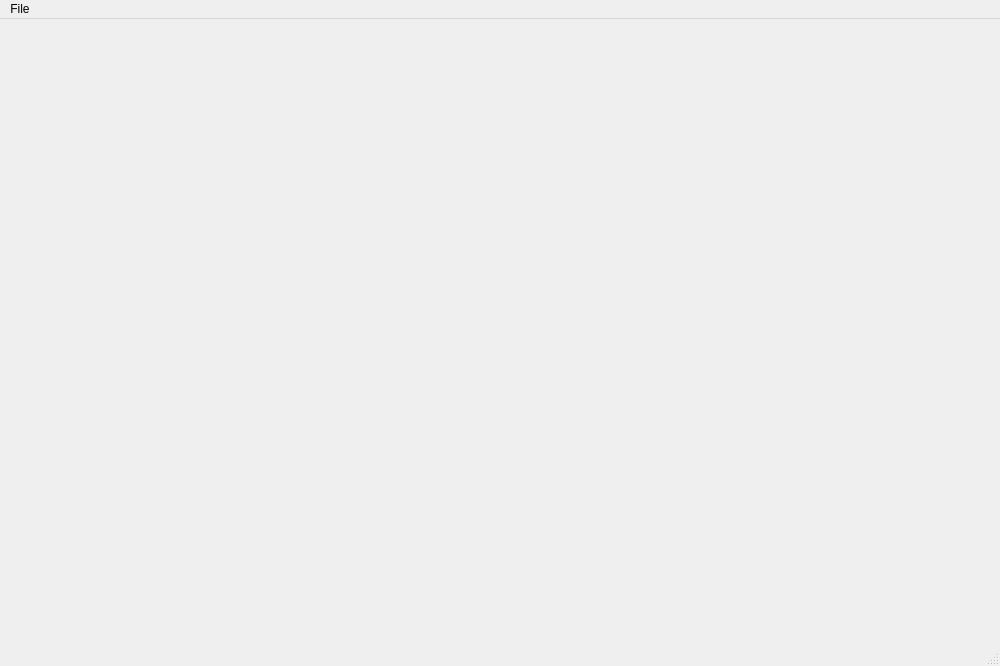
<?xml version="1.0" encoding="UTF-8"?>
<ui version="4.0">
 <class>MainWindow</class>
 <widget class="QMainWindow" name="MainWindow">
  <property name="minimumSize">
   <size>
    <width>1000</width>
    <height>666</height>
   </size>
  </property>
  <property name="windowTitle">
   <string>Transaction analytics</string>
  </property>
  <widget class="QWidget" name="centralwidget">
   <layout class="QVBoxLayout" name="verticalLayout_2">
    <item>
     <widget class="QStackedWidget" name="stackedWidget">
      <property name="currentIndex">
       <number>1</number>
      </property>
      <widget class="QWidget" name="home">
       <layout class="QHBoxLayout" name="horizontalLayout">
        <item alignment="Qt::AlignHCenter|Qt::AlignVCenter">
         <widget class="QPushButton" name="btn_load">
          <property name="minimumSize">
           <size>
            <width>200</width>
            <height>50</height>
           </size>
          </property>
          <property name="text">
           <string>Select transaction files</string>
          </property>
         </widget>
        </item>
       </layout>
      </widget>
      <widget class="QWidget" name="analytics">
       <layout class="QVBoxLayout" name="verticalLayout">
        <item>
         <widget class="QStackedWidget" name="block_bar">
          <property name="currentIndex">
           <number>1</number>
          </property>
          <widget class="QWidget" name="block_diagram">
           <layout class="QHBoxLayout" name="horizontalLayout_3">
            <item>
             <widget class="QGraphicsView" name="w_block_diagram"/>
            </item>
           </layout>
          </widget>
          <widget class="QWidget" name="bar_diagram">
           <layout class="QHBoxLayout" name="horizontalLayout_4">
            <item>
             <widget class="QWidget" name="w_bar_diagram" native="true"/>
            </item>
           </layout>
          </widget>
         </widget>
        </item>
        <item>
         <layout class="QHBoxLayout" name="qtcharts">
          <item>
           <widget class="QWidget" name="w_cumulative_expenses" native="true">
            <property name="minimumSize">
             <size>
              <width>0</width>
              <height>200</height>
             </size>
            </property>
           </widget>
          </item>
          <item>
           <widget class="QWidget" name="w_method_pie" native="true"/>
          </item>
         </layout>
        </item>
       </layout>
      </widget>
     </widget>
    </item>
   </layout>
  </widget>
  <widget class="QMenuBar" name="menubar">
   <property name="geometry">
    <rect>
     <x>0</x>
     <y>0</y>
     <width>1000</width>
     <height>22</height>
    </rect>
   </property>
   <widget class="QMenu" name="menuFile">
    <property name="title">
     <string>File</string>
    </property>
    <addaction name="actionOpen_files"/>
   </widget>
   <addaction name="menuFile"/>
  </widget>
  <widget class="QStatusBar" name="statusbar"/>
  <action name="actionOpen_files">
   <property name="text">
    <string>Open files...</string>
   </property>
  </action>
 </widget>
 <resources/>
 <connections/>
</ui>
